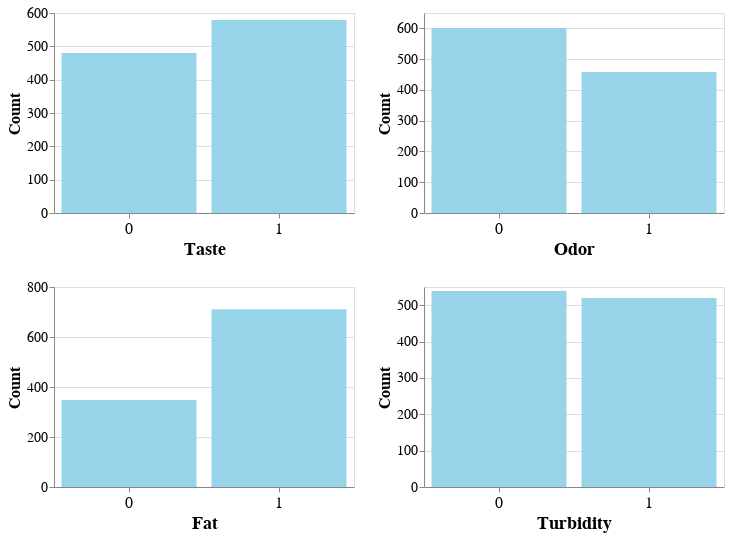

Here is the notebook cell this chart was saved with:
### Markdown cell above
Qualitative feature distributions

### Code cell
# set dimensions to prevent overcrowding in display
chart_properties = {
    "width": 300,
    "height": 200
}


# Taste
taste_chart = alt.Chart(milkdata).mark_bar(color='#97D4E9').encode(
    x=alt.X('Taste:N', axis=alt.Axis(labelAngle=0, title='Taste', 
                                     labelFontSize=16, labelFont='Arial', titleFontSize=18, titleFont='Arial')),
    y=alt.Y('count()', title='Count', 
            axis=alt.Axis(titleFontSize=16, titleFont='Arial', 
                          labelFontSize=14, labelFont='Arial'))
).properties(**chart_properties)

# Odor
odor_chart = alt.Chart(milkdata).mark_bar(color='#97D4E9').encode(
    x=alt.X('Odor:N', axis=alt.Axis(labelAngle=0, title='Odor', 
                                    labelFontSize=16, labelFont='Arial', titleFontSize=18, titleFont='Arial')),
    y=alt.Y('count()', title='Count', 
            axis=alt.Axis(titleFontSize=16, titleFont='Arial', 
                          labelFontSize=14, labelFont='Arial'))
).properties(**chart_properties)

# Fat
fat_chart = alt.Chart(milkdata).mark_bar(color='#97D4E9').encode(
    x=alt.X('Fat :N', axis=alt.Axis(labelAngle=0, title='Fat', 
                                   labelFontSize=16, labelFont='Arial', titleFontSize=18, titleFont='Arial')),
    y=alt.Y('count()', title='Count', 
            axis=alt.Axis(titleFontSize=16, titleFont='Arial', 
                          labelFontSize=14, labelFont='Arial'))
).properties(**chart_properties)

# Turbidity
turbidity_chart = alt.Chart(milkdata).mark_bar(color='#97D4E9').encode(
    x=alt.X('Turbidity:N', axis=alt.Axis(labelAngle=0, title='Turbidity', 
                                         labelFontSize=16, labelFont='Arial', titleFontSize=18, titleFont='Arial')),
    y=alt.Y('count()', title='Count', 
            axis=alt.Axis(titleFontSize=16, titleFont='Arial', 
                          labelFontSize=14, labelFont='Arial'))
).properties(**chart_properties)

# Arrange the charts
(taste_chart | odor_chart) & (fat_chart | turbidity_chart)

### Figure 1 — Vega-Lite specification as saved in the notebook (floating-point values rounded to 4 significant figures; data arrays with more than 128 entries replaced by an {"elided": "..."} marker saying what was removed)
{"config": {"view": {"continuousWidth": 300, "continuousHeight": 300}}, "vconcat": [{"hconcat": [{"mark": {"type": "bar", "color": "#97D4E9"}, "encoding": {"x": {"axis": {"labelAngle": 0, "labelFont": "Arial", "labelFontSize": 16, "title": "Taste", "titleFont": "Arial", "titleFontSize": 18}, "field": "Taste", "type": "nominal"}, "y": {"aggregate": "count", "axis": {"labelFont": "Arial", "labelFontSize": 14, "titleFont": "Arial", "titleFontSize": 16}, "title": "Count", "type": "quantitative"}}, "height": 200, "width": 300}, {"mark": {"type": "bar", "color": "#97D4E9"}, "encoding": {"x": {"axis": {"labelAngle": 0, "labelFont": "Arial", "labelFontSize": 16, "title": "Odor", "titleFont": "Arial", "titleFontSize": 18}, "field": "Odor", "type": "nominal"}, "y": {"aggregate": "count", "axis": {"labelFont": "Arial", "labelFontSize": 14, "titleFont": "Arial", "titleFontSize": 16}, "title": "Count", "type": "quantitative"}}, "height": 200, "width": 300}]}, {"hconcat": [{"mark": {"type": "bar", "color": "#97D4E9"}, "encoding": {"x": {"axis": {"labelAngle": 0, "labelFont": "Arial", "labelFontSize": 16, "title": "Fat", "titleFont": "Arial", "titleFontSize": 18}, "field": "Fat ", "type": "nominal"}, "y": {"aggregate": "count", "axis": {"labelFont": "Arial", "labelFontSize": 14, "titleFont": "Arial", "titleFontSize": 16}, "title": "Count", "type": "quantitative"}}, "height": 200, "width": 300}, {"mark": {"type": "bar", "color": "#97D4E9"}, "encoding": {"x": {"axis": {"labelAngle": 0, "labelFont": "Arial", "labelFontSize": 16, "title": "Turbidity", "titleFont": "Arial", "titleFontSize": 18}, "field": "Turbidity", "type": "nominal"}, "y": {"aggregate": "count", "axis": {"labelFont": "Arial", "labelFontSize": 14, "titleFont": "Arial", "titleFontSize": 16}, "title": "Count", "type": "quantitative"}}, "height": 200, "width": 300}]}], "data": {"name": "data-759bf9a6d0e58961be81a72844853058"}, "$schema": "https://vega.github.io/schema/vega-lite/v5.20.1.json", "datasets": {"data-759bf9a6d0e58961be81a72844853058": {"elided": "1059 records"}}}
